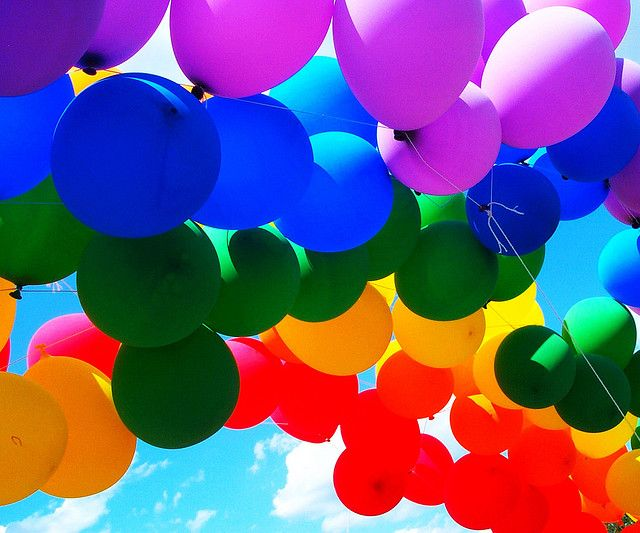
#> input picture 1_1_Image_Representation/included_images/balloons1.jpg, 640 x 533 px, found by its file name
$ jupyter execute 5.0_Explore_HSV_ColorSpace.ipynb   (shell and % lines are left out)
#> lines starting #> are read from the running program, lines starting #| are printed output that depends on the picture; after the words box and inside, x2 and y2 are one past the last pixel; in counts of white or black regions, pixels touching at a corner belong together
# Explore HSV Color Space

[cell 1]
import numpy as np
import matplotlib.image as mpg
import matplotlib.pyplot as plt
import cv2

[cell 2]
# Import the image and display
balloons_rgb: np.ndarray = mpg.imread('.\included_images\\balloons1.jpg')
#> balloons_rgb is the input picture: shape (533, 640, 3); mean R, G, B 112.1, 85.3, 129.3
print(f'Image shape: {balloons_rgb.shape}')
#| Image shape: (533, 640, 3)
print(f'Image datatype: {balloons_rgb.dtype}')
#| Image datatype: uint8
print(f'Image min intensity: {np.amin(balloons_rgb)}')
#| Image min intensity: 0
print(f'Image max intensity: {np.amax(balloons_rgb)}')
#| Image max intensity: 255
plt.imshow(balloons_rgb)

[cell 3]
# Separate the color channels and display
r: np.ndarray = balloons_rgb[:, :, 0]
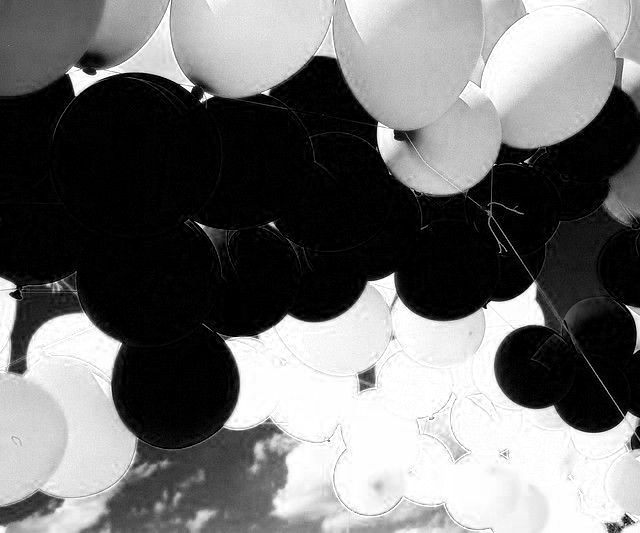
#> r: shape (533, 640); min 0, max 255, mean 112.1
g: np.ndarray = balloons_rgb[:, :, 1]
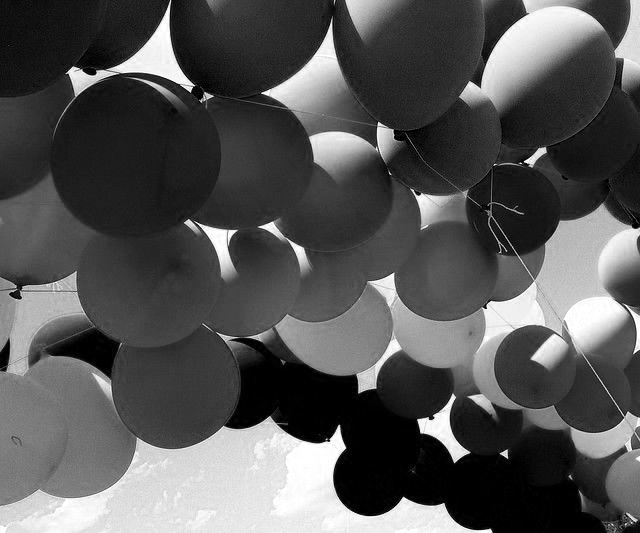
#> g: shape (533, 640); min 0, max 255, mean 85.3
b: np.ndarray = balloons_rgb[:, :, 2]
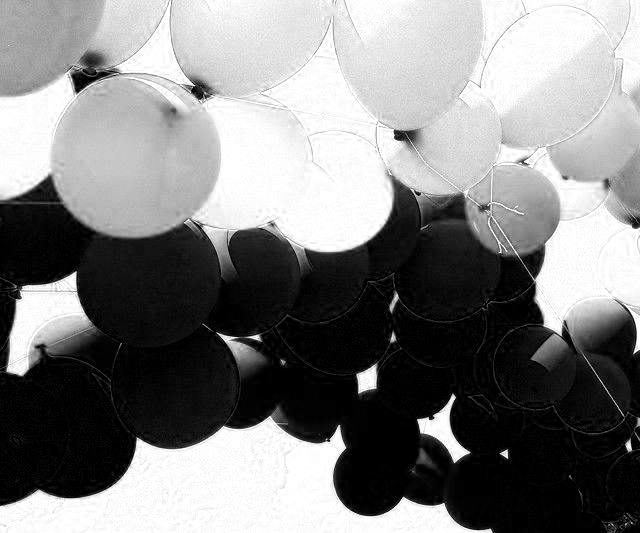
#> b: shape (533, 640); min 0, max 255, mean 129.3
fig, (ax1, ax2, ax3) = plt.subplots(nrows=1, ncols=3, figsize=(15, 15))
ax1.imshow(r, cmap='gray')
ax1.set_title('Red')
ax2.imshow(g, cmap='gray')
ax2.set_title('Green')
ax3.imshow(b, cmap='gray')
ax3.set_title('Blue')
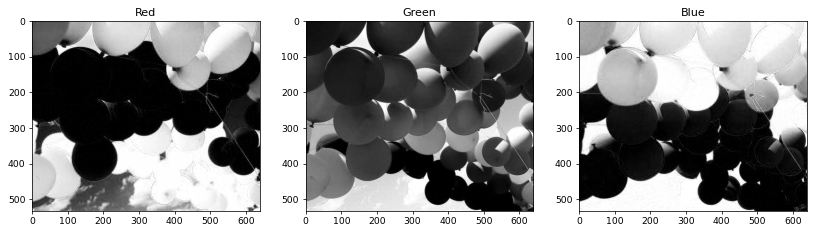
#> figure drawn by matplotlib, 3 panels

Let's pay close attention to the <strong>blue balloons</strong> in the <strong>blue color channel plot </strong>. It clearly shows different brightnesses for blue color balloons under differing light conditions. This is the problem we want to note. And let's see now, what happens when we try to separate the blue balloons in RGB color space.

[cell 4]
lower_bound: np.ndarray = np.array([0, 0, 0])
upper_bound: np.ndarray = np.array([60, 50, 255])
mask: np.ndarray = cv2.inRange(balloons_rgb, lowerb=lower_bound, upperb=upper_bound)
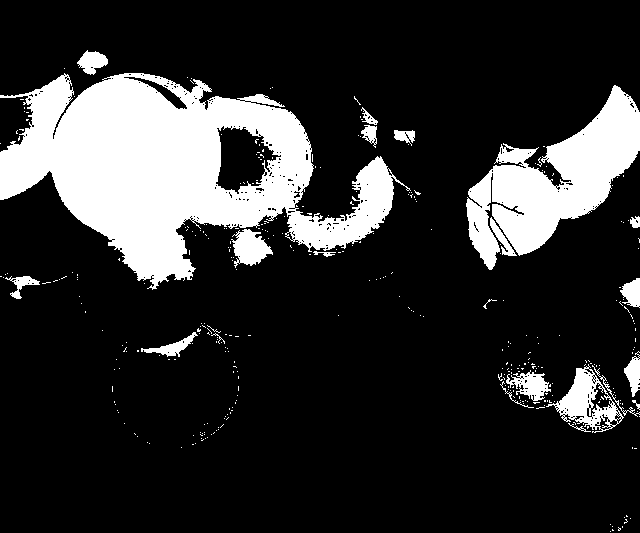
#> mask: shape (533, 640); 18.5% white; 351 white regions (329 under 20 px), largest, box (x1, y1, x2, y2) and area: (0, 73, 411, 290) 41713, (466, 85, 640, 270) 13804, (546, 364, 624, 433) 1915
plt.imshow(mask, cmap='gray')

[cell 5]
masked_balloons: np.ndarray = balloons_rgb.copy()
masked_balloons[mask == 0] = [0, 0, 0]
plt.imshow(masked_balloons)

As we see here, we had to quite a lot of fine adjustments to the upper and lower bound but we sill could not isolate the blue balloons reasonably. Let's now explore the HSV color space.

[cell 6]
# Convert image from RGB to HSV space and display
balloons_hsv: np.ndarray = cv2.cvtColor(balloons_rgb, cv2.COLOR_RGB2HSV)
#> balloons_hsv: shape (533, 640, 3); mean H, S, V 86.4, 220.7, 196.3
plt.imshow(balloons_hsv)

[cell 7]
# Separate the hue saturation value spaces
h: np.ndarray = balloons_hsv[:, :, 0]
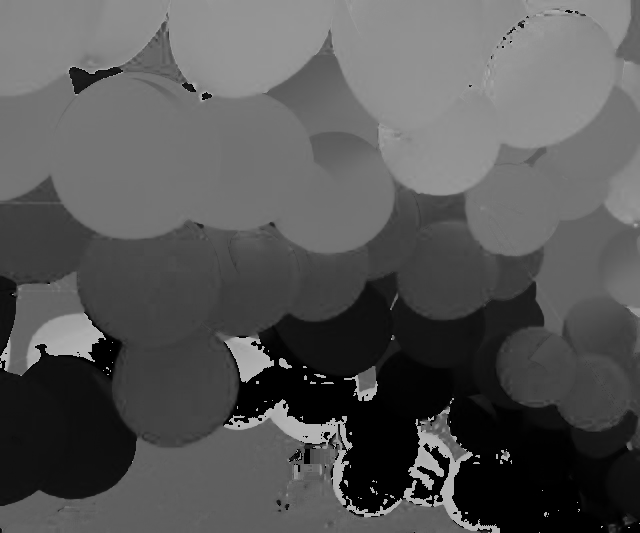
#> h: shape (533, 640); min 0, max 179, mean 86.4
s: np.ndarray = balloons_hsv[:, :, 1]
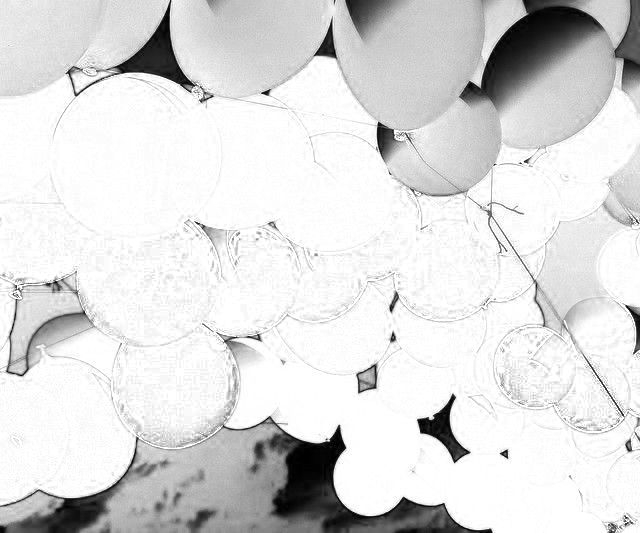
#> s: shape (533, 640); min 0, max 255, mean 220.7
v: np.ndarray = balloons_hsv[:, :, 2]
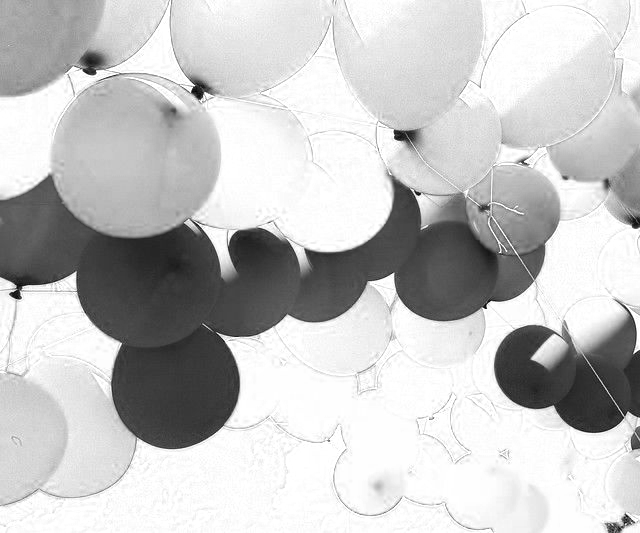
#> v: shape (533, 640); min 1, max 255, mean 196.3

fig, (ax1, ax2, ax3) = plt.subplots(nrows=1, ncols=3, figsize=(15, 15))
ax1.imshow(h, cmap='gray')
ax1.set_title('Hue')
ax2.imshow(s, cmap='gray')
ax2.set_title('Saturation')
ax3.imshow(v, cmap='gray')
ax3.set_title('Values')

We again look for the <strong> blue balloons </strong> and the plots. We see, that as we have learned, the <em> value </em> channel varies the most when the color changes. In contrast, the the <em> hue </em> channel varies the least for a given color. Hue has the range from 0 to 360 in degrees and it is often represented using the color wheel. Let's create mask based on hue and see if it does a better job.

[cell 8]
lower_bound: np.ndarray = np.array([110, 0, 0])
upper_bound: np.ndarray = np.array([130, 255, 255])
mask: np.ndarray = cv2.inRange(balloons_hsv, lowerb=lower_bound, upperb=upper_bound)
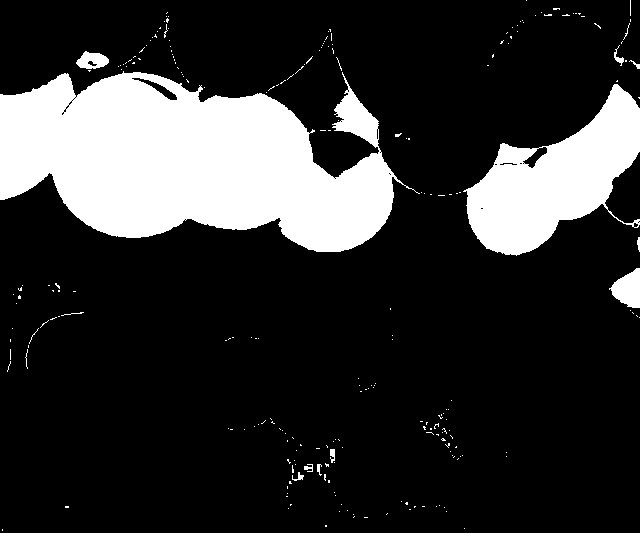
#> mask: shape (533, 640); 19.3% white; 242 white regions (228 under 20 px), largest, box (x1, y1, x2, y2) and area: (0, 71, 420, 252) 48526, (463, 84, 640, 256) 14913, (609, 268, 640, 308) 804
plt.imshow(mask, cmap='gray')

[cell 9]
masked_balloons: np.ndarray = balloons_rgb.copy()
masked_balloons[mask == 0] = [0, 0, 0]
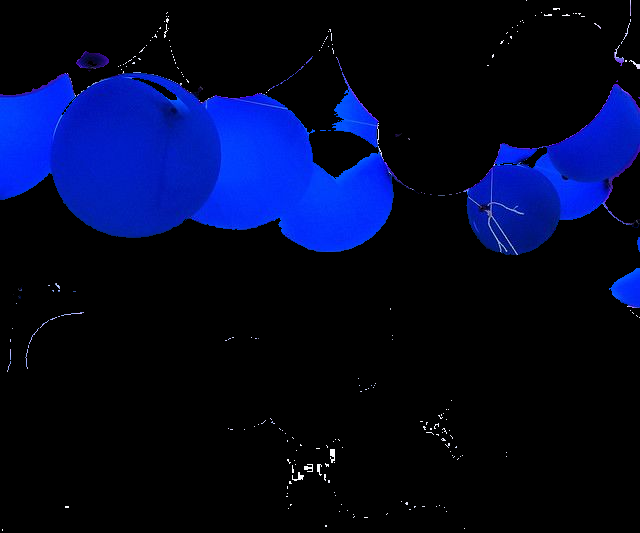
#> masked_balloons: shape (533, 640, 3); mean R, G, B 1.4, 7.8, 41
plt.imshow(masked_balloons)

As we see here, that using the HSV color space and threshold on the <em> hue </em> has yielded promising results on isolating the blue balloons. In order to understand, how Hue works let's see the min and max value of the <em> hue </em> channel.

[cell 10]
print(f'Min hue value in degrees: {np.amin(h)}')
#| Min hue value in degrees: 0
print(f'Max gue value is degrees: {np.amax(h)}')
#| Max gue value is degrees: 179

$ run again, with 1_1_Image_Representation/included_images/space.jpg copied over 1_1_Image_Representation/included_images/balloons1.jpg
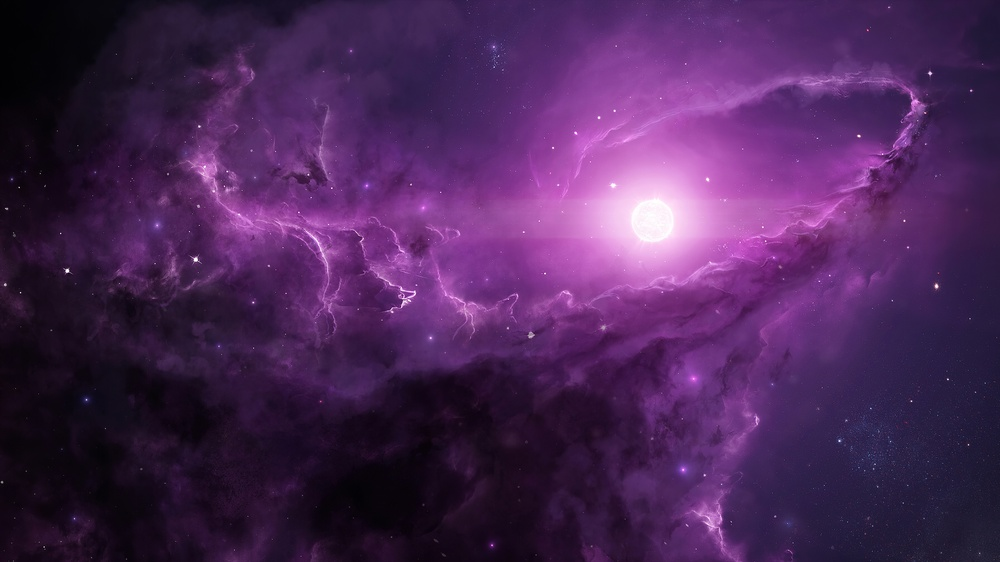
#> input picture 1_1_Image_Representation/included_images/space.jpg, 1000 x 562 px, shrunk from 3840 x 2160 before the run, found by its file name
#> balloons_rgb is the input picture: shape (562, 1000, 3); mean R, G, B 74.6, 38.3, 87.2
#| Image shape: (562, 1000, 3)
#| Image datatype: uint8
#| Image min intensity: 0
#| Image max intensity: 255
#> balloons_hsv: shape (562, 1000, 3); mean H, S, V 140.8, 149.3, 87.4
#> `masked_balloons[mask == 0] = [0, 0, 0]`:
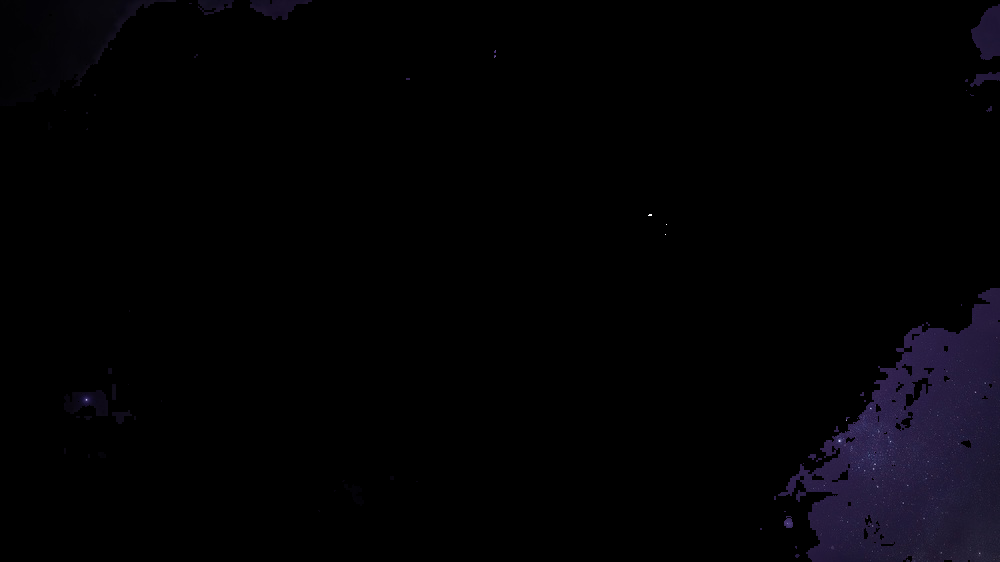
#> masked_balloons: shape (562, 1000, 3); mean R, G, B 2.8, 2.1, 4.5
#| Min hue value in degrees: 0
#| Max gue value is degrees: 173
